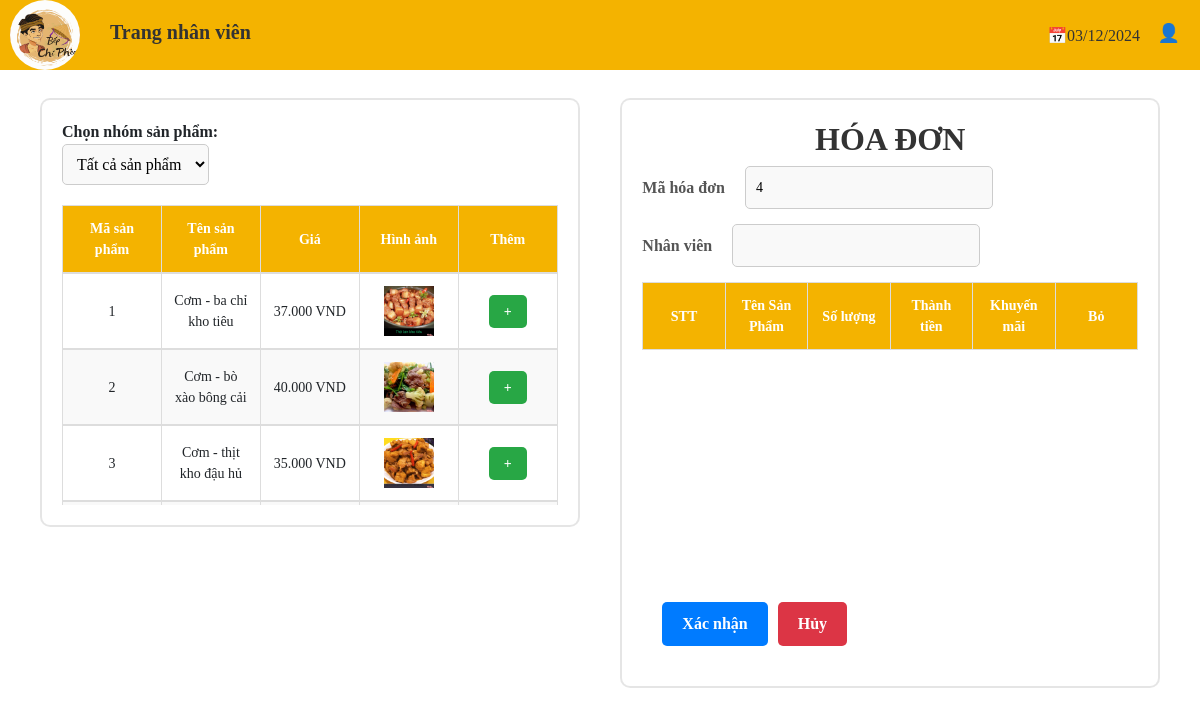
The app's page /view/NHANVIEN/Themdonmoi.php with its own data.
### tables this page shows
CREATE TABLE `monan` (
  `maMA` int(11) NOT NULL,
  `maLoaiMA` int(11) NOT NULL,
  `tenMA` varchar(50) NOT NULL,
  `soLuong` int(11) NOT NULL,
  `donGia` decimal(10,3) NOT NULL DEFAULT 0.000,
  `donViTinh` varchar(100) NOT NULL,
  `nguyenLieu` varchar(100) NOT NULL,
  `hinhAnh` varchar(100) NOT NULL,
  `trangThai` tinyint(4) NOT NULL,
  `mota` text NOT NULL
);

### model/chucnangnhanvien.php (called while the page is built, shortened)
<?php
    class tmdt
	{
		private $host = 'localhost';
		private $username = 'trieu';
		private $password = '123';
		private $database = 'db_chipheo';
		public function connect()
		{
			$con = new mysqli($this->host, $this->username, $this->password, $this->database);
			$con->set_charset("utf8");
			return $con;
		}
		public function laydanhsach($sql)
		{
			$link = $this->connect();
			$ketqua = $link->query($sql);
			$danhsach = [];
			if ($ketqua && $ketqua->num_rows > 0) {
				while ($row = $ketqua->fetch_assoc()) {
					$danhsach[] = $row;
				}
			}
			return $danhsach;
		}
		public function layTatCaSanPham($maLoaiMA = null)
	{
		$sql = "SELECT maMA, tenMA, donGia, hinhAnh FROM monan";
		return $this->laydanhsach($sql);
	}
	}
?>

### view/NHANVIEN/Themdonmoi.php (the view, shortened to what this page needs)
<?php
include_once("../../model/chucnangnhanvien.php");
$tmdt = new tmdt();
$maLoaiMA = isset($_GET['product-group']) ? $_GET['product-group'] : null;
$sanphamList = $tmdt->layTatCaSanPham($maLoaiMA);
$conn = $tmdt->connect();
$query = "SELECT MAX(maHD) as maxMaHoaDon FROM hoadon";
$result = $conn->query($query);
$newInvoiceCode = 1;
if ($result && $row = $result->fetch_assoc()) {
    $maxMaHoaDon = $row['maxMaHoaDon'];
    $newInvoiceCode = $maxMaHoaDon + 1;
}
?>
<!DOCTYPE html>
<html lang="en">
<head>
    <link rel="stylesheet" href="../../css/donhang.css">
    <link rel="stylesheet" href="../../css/thongtin.css">
    <link rel="stylesheet" href="../../css/bootstrap-5.1.3-dist/css/bootstrap.min.css">
    <link rel="stylesheet" href="https://cdnjs.cloudflare.com/ajax/libs/font-awesome/4.7.0/css/font-awesome.min.css">
</head>
<body>
<div class="container-fluid p-0">
    <div class="header">
        <div class="logo" style="padding: 0; border-radius: 100px;">
                <a href="../../index.php"><img src="../../img/ChiPheologo.png" alt="" style="width: 100%; height: 100%; border-radius: 100px;"></a>
        </div>
        <h1><a href="NV_quanli.php" style='text-decoration: none'>Trang nhân viên</a></h1>
        <div class="date" style="float:right; margin-right: 50px; margin-top: -20px; "><span>📅</span><span id="currentDate"></span></div>
        <div class="menu-icon" style="float:right;" onclick="toggleSidebar()">👤</div>
    </div>
        <div class="container" style="width:100%">
            <div class="left-column">
                <div class="filter-group">
                    <label for="product-group">Chọn nhóm sản phẩm:</label>
                    <form method="GET" action="">
                        <select name="product-group" id="product-group" onchange="this.form.submit()">
                            <option value="">Tất cả sản phẩm</option>
                        </select>
                    </form>
                </div>
                <div class="table-container">
                    <table class="menu-table">
                        <thead>
                            <tr>
                                <th>Mã sản phẩm</th>
                                <th>Tên sản phẩm</th>
                                <th>Giá</th>
                                <th>Hình ảnh</th>
                                <th>Thêm</th>
                            </tr>
                        </thead>
                        <tbody>
                        <?php
                            if (!empty($sanphamList)) {
                                foreach ($sanphamList as $sanpham) {
                                    echo "<tr data-id='" . $sanpham['maMA'] . "'>";
                                    echo "<td>" . $sanpham['maMA'] . "</td>";
                                    echo "<td>" . $sanpham['tenMA'] . "</td>";
                                    echo "<td>" . $sanpham['donGia'] . " VND</td>";
                                    echo "<td><img src='" . $sanpham['hinhAnh'] . "' width='50' height='50'></td>";
                                    echo "<td class='add-btn'>
                                                <button onclick='addToCart(" . $sanpham['maMA'] . ")'> + </button>
                                            </td>";
                                    echo "</tr>";
                                }
                            } else {
                                echo "<tr><td colspan='5'>Không có sản phẩm nào.</td></tr>";
                            }
                         ?>
                        </tbody>
                    </table>
                </div>
            </div>
            <div class="right-column">
                <div class="invoice">
                    <div class="invoice-header">
                        <h2>HÓA ĐƠN</h2>
                        <div class="invoice-field">
                            <label for="invoice-code">Mã hóa đơn</label>
                            <input id="invoice-code" type="text" value="<?php echo $newInvoiceCode; ?>" readonly>
                        </div>
                        <div class="invoice-field">
                            <label for="employee">Nhân viên</label>
                            <input id="employee" type="text">
                        </div>
                    </div>
                    <div class="table-container">
                        <div class="invoice-table">
                            <table>
                                <thead>
                                    <tr>
                                        <th>STT</th>
                                        <th>Tên Sản Phẩm</th>
                                        <th>Số lượng</th>
                                        <th>Thành tiền</th>
                                        <th>Khuyến mãi</th>
                                        <th>Bỏ</th>
                                    </tr>
                                </thead>
                            </table>
                        </div>
                    </div>
                </div>
                <div class="actions">
                    <button>Xác nhận</button>
                    <button>Hủy</button>
                </div>
            </div>
        </div>
    </div>
</body>
</html>

### Css/donhang.css (style rules this page uses)
* { margin: 0; padding: 0; box-sizing: border-box; font-family: 'Times New Roman', Times, serif; }
body { width: 100%; margin: 0; padding: 0; background-color: #333; color: #333; }
.header { width: 100%; height: 70px; background-color: #f4b300; align-items: center; justify-content: space-between; padding: 10px; color: #333; }
.header .logo { width: 70px; height: 100%; background-color: #d2691e; display: flex; align-items: center; justify-content: center; color: #fff; font-weight: bold; margin-right: 20px; }
.container { display: flex; justify-content: space-between; margin-top: 30px; gap: 30px; align-items: flex-start; }
.filter-group { margin-bottom: 20px; font-size: 16px; font-weight: bold; }
.filter-group select { padding: 10px; font-size: 16px; border-radius: 5px; border: 1px solid #ccc; background-color: #f9f9f9; }
.right-column { width: 48%; background-color: #fff; padding: 20px; border-radius: 8px; box-shadow: 0px 0px 0px 2px rgba(0, 0, 0, 0.1); }
.left-column { width: 48%; background-color: #fff; padding: 20px; border-radius: 8px; box-shadow: 0px 0px 0px 2px rgba(0, 0, 0, 0.1); }
.table-container { height: 300px; overflow-y: auto; display: flex; flex-direction: column; }
.menu-table, .invoice-table { width: 100%; border-collapse: collapse; margin-bottom: 20px; height: 100%; }
.menu-table th, .menu-table td, .invoice-table th, .invoice-table td { border: 1px solid #ddd; padding: 12px; text-align: center; font-size: 14px; white-space: normal; }
.invoice-table thead, .menu-table thead { position: sticky; top: 0; background-color: #f4b300; z-index: 1; }
.invoice-table tr, .menu-table tr { display: table; width: 100%; table-layout: fixed; }
.menu-table th, .invoice-table th { background-color: #f4b300; color: white; white-space: normal; }
.menu-table tr:nth-child(even), .invoice-table tr:nth-child(even) { background-color: #f9f9f9; }
.actions { display: flex; gap: 10px; padding: 20px; }
.actions button { padding: 10px 20px; background-color: #007bff; color: white; border: none; cursor: pointer; font-weight: bold; border-radius: 5px; transition: all 0.3s ease; }
.add-btn button, .huy-btn button { padding: 6px 15px; background-color: #28a745; color: white; border: none; cursor: pointer; border-radius: 5px; font-weight: bold; transition: all 0.3s ease; }
.invoice-header h2 { font-weight: bold; color: #333; text-align: center; }
.invoice-field { margin-bottom: 15px; display: flex; align-items: center; gap: 10px; }
.invoice-field label { font-weight: bold; color: #555; margin-right: 10px; }
.invoice-field input { padding: 10px; width: 50%; text-align: left; border: 1px solid #ccc; border-radius: 5px; background-color: #f9f9f9; font-size: 14px; }
.actions button:last-child { background-color: #dc3545; }

### css/thongtin.css (style rules this page uses)
* { font-family: 'Times New Roman', Times, serif; }
.menu-icon { cursor: pointer; font-size: 18px; position: absolute; top: 20px; right: 20px; }
.header { width: 100%; height: 70px; background-color: #f4b300; align-items: center; justify-content: space-between; padding: 10px; color: #333; }
.header .logo { width: 70px; height: 100%; background-color: #d2691e; display: flex; align-items: center; justify-content: center; color: #fff; font-weight: bold; margin-right: 20px; }
h1 a { color: #333; font-size: 20px; text-decoration: none; font-weight: bold; }
.header h1 { margin: 0; color: #333; font-size: 20px; margin-top: 15px; }

### view/NHANVIEN/Themdonmoi.php (style rules this page uses)
.header h1 { margin-top: -40px; margin-left: 100px; }

### records on screen
monan: maMA "1", tenMA "Cơm - ba chỉ kho tiêu", donGia "37.000", hinhAnh (picture)
monan: maMA "2", tenMA "Cơm - bò xào bông cải", donGia "40.000", hinhAnh (picture)
monan: maMA "3", tenMA "Cơm - thịt kho đậu hủ", donGia "35.000", hinhAnh (picture)
